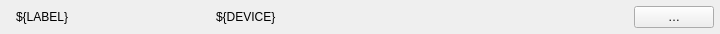
<?xml version="1.0" encoding="UTF-8"?>
<!--
  One vacuum valve in a device group: state, label, device name, State, interlock
  and the button opening its panel (panel.ui next to this file).
  Macros: DEVICE, LABEL (e.g. from the dataSource of a PyDMTemplateRepeater, see ../../group.ui)
-->
<ui version="4.0">
 <class>VacuumValveRow</class>
 <widget class="QWidget" name="VacuumValveRow">
  <property name="geometry">
   <rect>
    <x>0</x>
    <y>0</y>
    <width>720</width>
    <height>34</height>
   </rect>
  </property>
  <property name="windowTitle">
   <string>${LABEL}</string>
  </property>
  <layout class="QHBoxLayout" name="row_layout">
   <property name="spacing">
    <number>10</number>
   </property>
   <property name="leftMargin">
    <number>6</number>
   </property>
   <property name="topMargin">
    <number>3</number>
   </property>
   <property name="rightMargin">
    <number>6</number>
   </property>
   <property name="bottomMargin">
    <number>3</number>
   </property>
   <item>
    <widget class="TangoStateLed" name="state_led">
     <property name="toolTip">
      <string>tango://${DEVICE}/State</string>
     </property>
     <property name="channel" stdset="0">
      <string>tango://${DEVICE}/State</string>
     </property>
    </widget>
   </item>
   <item>
    <widget class="QLabel" name="device_label">
     <property name="text">
      <string>${LABEL}</string>
     </property>
     <property name="minimumSize">
      <size>
       <width>190</width>
       <height>0</height>
      </size>
     </property>
    </widget>
   </item>
   <item>
    <widget class="QLabel" name="device_name">
     <property name="text">
      <string>${DEVICE}</string>
     </property>
     <property name="minimumSize">
      <size>
       <width>190</width>
       <height>0</height>
      </size>
     </property>
     <property name="mbiRole" stdset="0">
      <string>caption</string>
     </property>
    </widget>
   </item>
   <item>
    <widget class="PyDMLabel" name="state">
     <property name="minimumSize">
      <size>
       <width>95</width>
       <height>0</height>
      </size>
     </property>
     <property name="toolTip">
      <string>tango://${DEVICE}/State</string>
     </property>
     <property name="alignment">
      <set>Qt::AlignRight|Qt::AlignVCenter</set>
     </property>
     <property name="mbiRole" stdset="0">
      <string>value</string>
     </property>
     <property name="showUnits" stdset="0">
      <bool>true</bool>
     </property>
     <property name="channel" stdset="0">
      <string>tango://${DEVICE}/State</string>
     </property>
    </widget>
   </item>
   <item>
    <widget class="PyDMLabel" name="interlock">
     <property name="minimumSize">
      <size>
       <width>95</width>
       <height>0</height>
      </size>
     </property>
     <property name="toolTip">
      <string>tango://${DEVICE}/interlock</string>
     </property>
     <property name="alignment">
      <set>Qt::AlignRight|Qt::AlignVCenter</set>
     </property>
     <property name="mbiRole" stdset="0">
      <string>value</string>
     </property>
     <property name="showUnits" stdset="0">
      <bool>true</bool>
     </property>
     <property name="channel" stdset="0">
      <string>tango://${DEVICE}/interlock</string>
     </property>
    </widget>
   </item>
   <item>
    <spacer name="spacer">
     <property name="orientation">
      <enum>Qt::Horizontal</enum>
     </property>
     <property name="sizeHint" stdset="0">
      <size>
       <width>0</width>
       <height>0</height>
      </size>
     </property>
    </spacer>
   </item>
   <item>
    <widget class="PyDMRelatedDisplayButton" name="open">
     <property name="toolTip">
      <string>Open the panel of ${DEVICE}</string>
     </property>
     <property name="text">
      <string>…</string>
     </property>
     <property name="filenames" stdset="0">
      <stringlist>
       <string>panel.ui</string>
      </stringlist>
     </property>
     <property name="macros" stdset="0">
      <stringlist>
       <string>{"DEVICE": "${DEVICE}"}</string>
      </stringlist>
     </property>
     <property name="openInNewWindow" stdset="0">
      <bool>true</bool>
     </property>
     <property name="showIcon" stdset="0">
      <bool>false</bool>
     </property>
     <property name="mbiRole" stdset="0">
      <string>open</string>
     </property>
    </widget>
   </item>
  </layout>
 </widget>
 <customwidgets>
  <customwidget>
   <class>PyDMLabel</class>
   <extends>QLabel</extends>
   <header>pydm.widgets.label</header>
  </customwidget>
  <customwidget>
   <class>PyDMRelatedDisplayButton</class>
   <extends>QPushButton</extends>
   <header>pydm.widgets.related_display_button</header>
  </customwidget>
  <customwidget>
   <class>TangoStateLed</class>
   <extends>QWidget</extends>
   <header>pydm_mbi.widgets.state_led</header>
  </customwidget>
 </customwidgets>
 <resources />
 <connections />
</ui>
